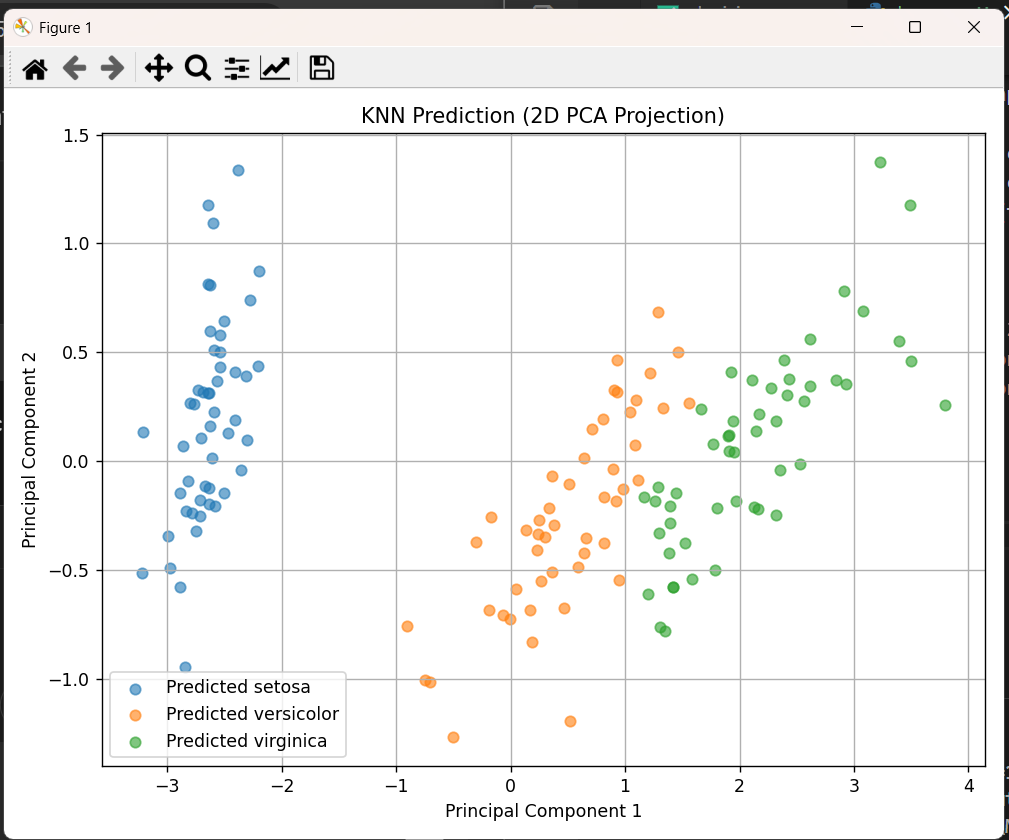

This figure's Python source:


import numpy as np
import matplotlib.pyplot as plt
from collections import Counter
from sklearn.datasets import load_iris
from sklearn.model_selection import train_test_split
from sklearn.neighbors import KNeighborsClassifier
from sklearn.decomposition import PCA

# Load the Iris dataset
iris = load_iris()
X = iris.data
y = iris.target
target_names = iris.target_names

# Split the dataset
X_train, X_test, y_train, y_test = train_test_split(
    X, y, test_size=0.3, random_state=1
)

# Euclidean Distance
def euclidean_distance(a, b):
    return np.sqrt(np.sum((a - b) ** 2))

# KNN from Scratch
class MyKNN:
    def __init__(self, k=5):
        self.k = k

    def fit(self, X, y):
        self.X_train = X
        self.y_train = y

    def predict(self, X):
        return [self._predict_single(x) for x in X]

    def _predict_single(self, x):
        # Calculate distances to all training points
        distances = [euclidean_distance(x, point) for point in self.X_train]
        k_indices = np.argsort(distances)[:self.k]
        k_labels = [self.y_train[i] for i in k_indices]
        # Return the most common label
        most_common = Counter(k_labels).most_common(1)
        return most_common[0][0]

    def score(self, X, y):
        predictions = self.predict(X)
        return np.mean(np.array(predictions) == y)

# Train and evaluate MyKNN
my_knn = MyKNN(k=5)
my_knn.fit(X_train, y_train)
custom_accuracy = my_knn.score(X_test, y_test)
print(f"🧠 Custom KNN Accuracy: {custom_accuracy * 100:.2f}%")

# Train and evaluate sklearn KNN
sklearn_knn = KNeighborsClassifier(n_neighbors=5)
sklearn_knn.fit(X_train, y_train)
sklearn_accuracy = sklearn_knn.score(X_test, y_test)
print(f"🤖 scikit-learn KNN Accuracy: {sklearn_accuracy * 100:.2f}%")

# PCA for 2D visualization
pca = PCA(n_components=2)
X_reduced = pca.fit_transform(X)

# Predict all points using custom KNN for plotting
my_knn.fit(X_reduced, y)
custom_predictions = my_knn.predict(X_reduced)

# Plotting
plt.figure(figsize=(8, 6))
for i, label in enumerate(np.unique(y)):
    plt.scatter(
        X_reduced[np.array(custom_predictions) == label, 0],
        X_reduced[np.array(custom_predictions) == label, 1],
        label=f"Predicted {target_names[label]}",
        alpha=0.6
    )

plt.title("KNN Prediction (2D PCA Projection)")
plt.xlabel("Principal Component 1")
plt.ylabel("Principal Component 2")
plt.legend()
plt.grid(True)
plt.tight_layout()
plt.show()
